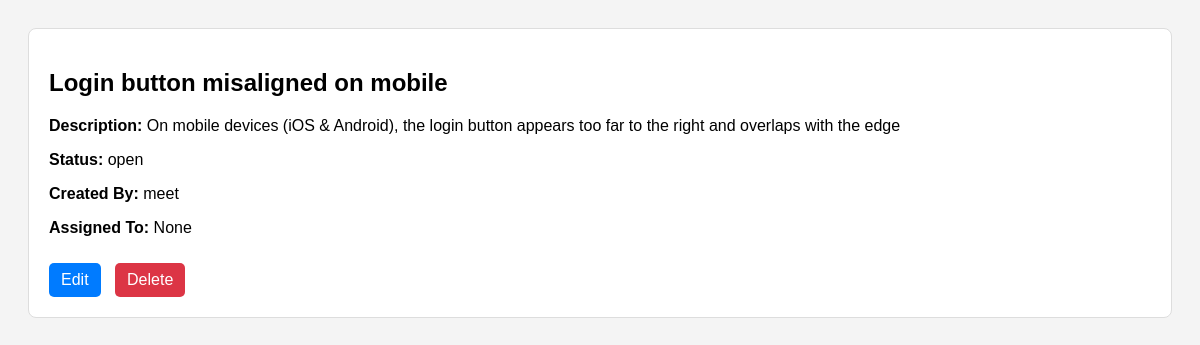
/1/ (signed in), run on the app's committed database.
### bugtracker/models.py (models this page shows, shortened)
class Bug(models.Model):
    STATUS_CHOICES = [
        ('open', 'Open'),
        ('in_progress', 'In Progress'),
        ('closed', 'Closed'),
    ]
    title = models.CharField(max_length=255)
    description = models.TextField()
    status = models.CharField(max_length=20, choices=STATUS_CHOICES, default='open')
    created_by = models.ForeignKey(User, on_delete=models.CASCADE, related_name='created_bugs')
    assigned_to = models.ForeignKey(User, on_delete=models.SET_NULL, null=True, blank=True, related_name='assigned_bugs')
    created_at = models.DateTimeField(auto_now_add=True)
    updated_at = models.DateTimeField(auto_now=True)

### bugtracker/views.py (the view)
# urls.py: path('<int:pk>/', BugDetailView.as_view(), name='bug_detail'),
class BugDetailView(LoginRequiredMixin, DetailView):
    model = Bug
    template_name = 'bugtracker/bug_detail.html'

### bugtracker/templates/bugtracker/bug_detail.html (shortened to what this page needs)
<!DOCTYPE html>
<html>
<head>
</head>
<body>
    <div class="bug-details">
        <h2>{{ bug.title }}</h2>
        <p><strong>Description:</strong> {{ bug.description }}</p>
        <p><strong>Status:</strong> {{ bug.status }}</p>
        <p><strong>Created By:</strong> {{ bug.created_by }}</p>
        <p><strong>Assigned To:</strong> {{ bug.assigned_to }}</p>
        <div class="actions">
            <a href="{% url 'bugtracker:bug_update' bug.pk %}">Edit</a>
            <a href="{% url 'bugtracker:bug_delete' bug.pk %}" class="delete">Delete</a>
        </div>
    </div>
</body>
</html>

### bugtracker/templates/bugtracker/bug_detail.html (style rules this page uses)
body { background: #f4f4f4; font-family: Arial, sans-serif; padding: 20px; }
.bug-details { background: white; padding: 20px; border-radius: 8px; border: 1px solid #ddd; }
.actions a { display: inline-block; margin-top: 10px; margin-right: 10px; color: white; background: #007bff; padding: 8px 12px; border-radius: 5px; text-decoration: none; }
.actions a.delete { background: #dc3545; }

### data on the page
Bug: title "Login button misaligned on mobile", description "On mobile devices (iOS & Android), the login button appears too far to the right and overlaps with the edge", status "open", created_by "meet", assigned_to "None"
